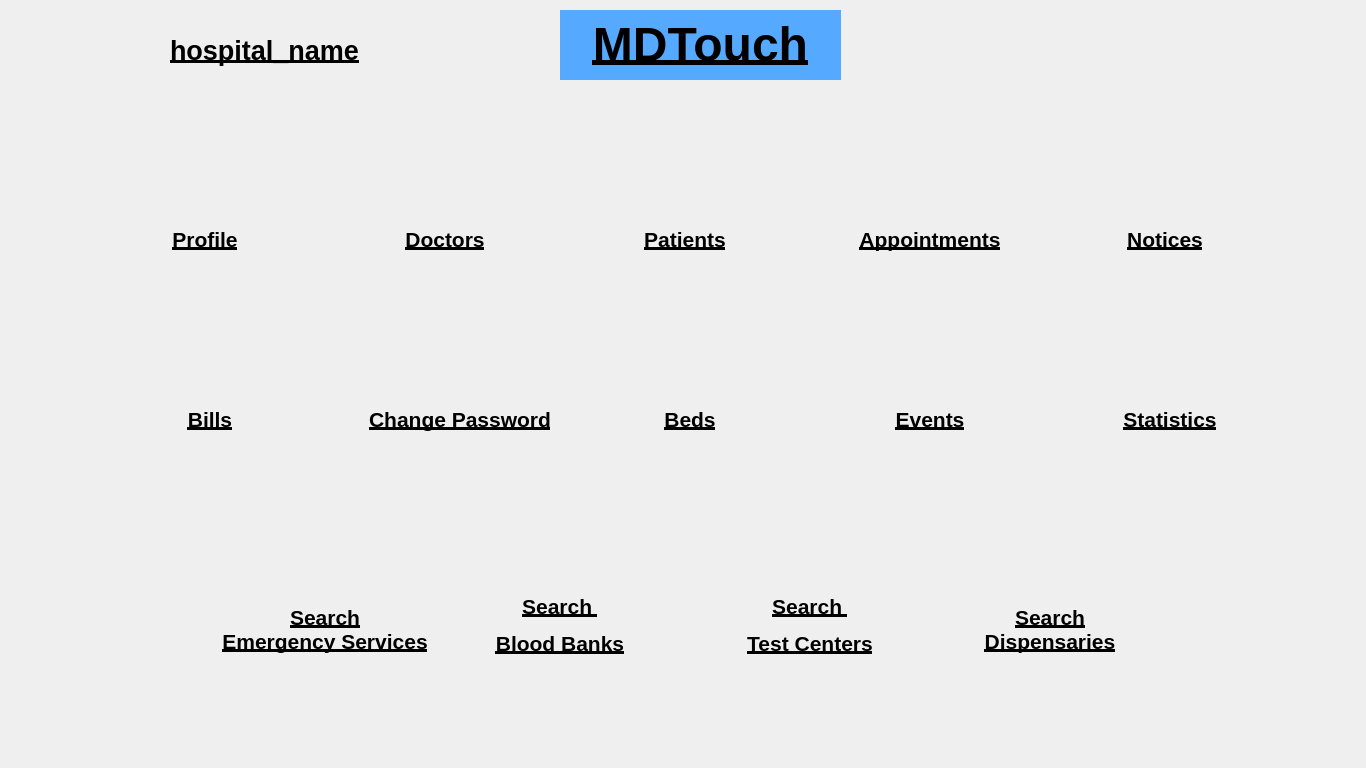
<?xml version="1.0" encoding="UTF-8"?>
<ui version="4.0">
 <class>hospitalHome</class>
 <widget class="QMainWindow" name="hospitalHome">
  <property name="geometry">
   <rect>
    <x>0</x>
    <y>0</y>
    <width>1366</width>
    <height>768</height>
   </rect>
  </property>
  <property name="windowTitle">
   <string>MainWindow</string>
  </property>
  <widget class="QWidget" name="centralwidget">
   <widget class="QLabel" name="searchBloodBanksLabel">
    <property name="geometry">
     <rect>
      <x>440</x>
      <y>590</y>
      <width>240</width>
      <height>71</height>
     </rect>
    </property>
    <property name="minimumSize">
     <size>
      <width>240</width>
      <height>40</height>
     </size>
    </property>
    <property name="maximumSize">
     <size>
      <width>240</width>
      <height>80</height>
     </size>
    </property>
    <property name="text">
     <string>&lt;html&gt;&lt;head/&gt;&lt;body&gt;&lt;p align=&quot;center&quot;&gt;&lt;span style=&quot; font-size:16pt; font-weight:600; text-decoration: underline;&quot;&gt;Search &lt;/span&gt;&lt;/p&gt;&lt;p align=&quot;center&quot;&gt;&lt;span style=&quot; font-size:16pt; font-weight:600; text-decoration: underline;&quot;&gt;Blood Banks&lt;/span&gt;&lt;/p&gt;&lt;/body&gt;&lt;/html&gt;</string>
    </property>
    <property name="alignment">
     <set>Qt::AlignCenter</set>
    </property>
   </widget>
   <widget class="QLabel" name="searchDispensariesLabel">
    <property name="geometry">
     <rect>
      <x>930</x>
      <y>590</y>
      <width>240</width>
      <height>80</height>
     </rect>
    </property>
    <property name="minimumSize">
     <size>
      <width>240</width>
      <height>80</height>
     </size>
    </property>
    <property name="maximumSize">
     <size>
      <width>240</width>
      <height>80</height>
     </size>
    </property>
    <property name="text">
     <string>&lt;html&gt;&lt;head/&gt;&lt;body&gt;&lt;p&gt;&lt;span style=&quot; font-size:16pt; font-weight:600; text-decoration: underline;&quot;&gt;Search&lt;br&gt;Dispensaries&lt;/span&gt;&lt;/p&gt;&lt;/body&gt;&lt;/html&gt;</string>
    </property>
    <property name="alignment">
     <set>Qt::AlignCenter</set>
    </property>
   </widget>
   <widget class="QPushButton" name="inbox">
    <property name="geometry">
     <rect>
      <x>1230</x>
      <y>10</y>
      <width>50</width>
      <height>50</height>
     </rect>
    </property>
    <property name="minimumSize">
     <size>
      <width>50</width>
      <height>50</height>
     </size>
    </property>
    <property name="maximumSize">
     <size>
      <width>50</width>
      <height>50</height>
     </size>
    </property>
    <property name="styleSheet">
     <string notr="true">border:none;</string>
    </property>
    <property name="text">
     <string/>
    </property>
    <property name="icon">
     <iconset>
      <normaloff>../../Images/inbox_1.png</normaloff>../../Images/inbox_1.png</iconset>
    </property>
    <property name="iconSize">
     <size>
      <width>50</width>
      <height>50</height>
     </size>
    </property>
   </widget>
   <widget class="QWidget" name="horizontalLayoutWidget_2">
    <property name="geometry">
     <rect>
      <x>20</x>
      <y>290</y>
      <width>1331</width>
      <height>111</height>
     </rect>
    </property>
    <layout class="QHBoxLayout" name="horizontalLayout_2">
     <item>
      <widget class="QPushButton" name="bills">
       <property name="minimumSize">
        <size>
         <width>100</width>
         <height>100</height>
        </size>
       </property>
       <property name="maximumSize">
        <size>
         <width>100</width>
         <height>100</height>
        </size>
       </property>
       <property name="styleSheet">
        <string notr="true">border:none;</string>
       </property>
       <property name="text">
        <string/>
       </property>
       <property name="icon">
        <iconset>
         <normaloff>../../Images/medical_bills.png</normaloff>../../Images/medical_bills.png</iconset>
       </property>
       <property name="iconSize">
        <size>
         <width>100</width>
         <height>100</height>
        </size>
       </property>
      </widget>
     </item>
     <item>
      <widget class="QPushButton" name="changePassword">
       <property name="minimumSize">
        <size>
         <width>100</width>
         <height>100</height>
        </size>
       </property>
       <property name="maximumSize">
        <size>
         <width>100</width>
         <height>100</height>
        </size>
       </property>
       <property name="styleSheet">
        <string notr="true">border:none;</string>
       </property>
       <property name="text">
        <string/>
       </property>
       <property name="icon">
        <iconset>
         <normaloff>../../Images/change_password.png</normaloff>../../Images/change_password.png</iconset>
       </property>
       <property name="iconSize">
        <size>
         <width>100</width>
         <height>100</height>
        </size>
       </property>
      </widget>
     </item>
     <item>
      <widget class="QPushButton" name="beds">
       <property name="minimumSize">
        <size>
         <width>100</width>
         <height>100</height>
        </size>
       </property>
       <property name="maximumSize">
        <size>
         <width>100</width>
         <height>100</height>
        </size>
       </property>
       <property name="styleSheet">
        <string notr="true">border:none;</string>
       </property>
       <property name="text">
        <string/>
       </property>
       <property name="icon">
        <iconset>
         <normaloff>../../Images/hospital_bed.png</normaloff>../../Images/hospital_bed.png</iconset>
       </property>
       <property name="iconSize">
        <size>
         <width>100</width>
         <height>100</height>
        </size>
       </property>
      </widget>
     </item>
     <item>
      <widget class="QPushButton" name="events">
       <property name="minimumSize">
        <size>
         <width>100</width>
         <height>100</height>
        </size>
       </property>
       <property name="maximumSize">
        <size>
         <width>100</width>
         <height>100</height>
        </size>
       </property>
       <property name="styleSheet">
        <string notr="true">border:none;</string>
       </property>
       <property name="text">
        <string/>
       </property>
       <property name="icon">
        <iconset>
         <normaloff>../../Images/event.jpg</normaloff>../../Images/event.jpg</iconset>
       </property>
       <property name="iconSize">
        <size>
         <width>100</width>
         <height>100</height>
        </size>
       </property>
      </widget>
     </item>
     <item>
      <widget class="QPushButton" name="statistics">
       <property name="minimumSize">
        <size>
         <width>100</width>
         <height>100</height>
        </size>
       </property>
       <property name="maximumSize">
        <size>
         <width>100</width>
         <height>100</height>
        </size>
       </property>
       <property name="styleSheet">
        <string notr="true">border:none;</string>
       </property>
       <property name="text">
        <string/>
       </property>
       <property name="icon">
        <iconset>
         <normaloff>../../Images/statistics.png</normaloff>../../Images/statistics.png</iconset>
       </property>
       <property name="iconSize">
        <size>
         <width>100</width>
         <height>100</height>
        </size>
       </property>
      </widget>
     </item>
    </layout>
   </widget>
   <widget class="QLabel" name="title">
    <property name="geometry">
     <rect>
      <x>560</x>
      <y>10</y>
      <width>281</width>
      <height>70</height>
     </rect>
    </property>
    <property name="sizePolicy">
     <sizepolicy hsizetype="Fixed" vsizetype="Fixed">
      <horstretch>0</horstretch>
      <verstretch>0</verstretch>
     </sizepolicy>
    </property>
    <property name="minimumSize">
     <size>
      <width>0</width>
      <height>50</height>
     </size>
    </property>
    <property name="maximumSize">
     <size>
      <width>400</width>
      <height>70</height>
     </size>
    </property>
    <property name="styleSheet">
     <string notr="true">background-color: rgb(85, 170, 255);</string>
    </property>
    <property name="text">
     <string>&lt;!DOCTYPE HTML PUBLIC &quot;-//W3C//DTD HTML 4.0//EN&quot; &quot;http://www.w3.org/TR/REC-html40/strict.dtd&quot;&gt;
&lt;html&gt;&lt;head&gt;&lt;meta name=&quot;qrichtext&quot; content=&quot;1&quot; /&gt;&lt;style type=&quot;text/css&quot;&gt;
p, li { white-space: pre-wrap; }
&lt;/style&gt;&lt;/head&gt;&lt;body style=&quot; font-family:'MS Shell Dlg 2'; font-size:8pt; font-weight:400; font-style:normal;&quot;&gt;
&lt;p align=&quot;center&quot; style=&quot; margin-top:12px; margin-bottom:12px; margin-left:0px; margin-right:0px; -qt-block-indent:0; text-indent:0px;&quot;&gt;&lt;span style=&quot; font-size:36pt; font-weight:600; text-decoration: underline;&quot;&gt;MDTouch&lt;/span&gt;&lt;/p&gt;&lt;/body&gt;&lt;/html&gt;</string>
    </property>
   </widget>
   <widget class="QLabel" name="appointmentsLabel">
    <property name="geometry">
     <rect>
      <x>840</x>
      <y>220</y>
      <width>180</width>
      <height>40</height>
     </rect>
    </property>
    <property name="minimumSize">
     <size>
      <width>180</width>
      <height>40</height>
     </size>
    </property>
    <property name="maximumSize">
     <size>
      <width>180</width>
      <height>40</height>
     </size>
    </property>
    <property name="text">
     <string>&lt;html&gt;&lt;head/&gt;&lt;body&gt;&lt;p&gt;&lt;span style=&quot; font-size:16pt; font-weight:600; text-decoration: underline;&quot;&gt;Appointments&lt;/span&gt;&lt;/p&gt;&lt;/body&gt;&lt;/html&gt;</string>
    </property>
    <property name="alignment">
     <set>Qt::AlignCenter</set>
    </property>
   </widget>
   <widget class="QWidget" name="horizontalLayoutWidget_3">
    <property name="geometry">
     <rect>
      <x>150</x>
      <y>480</y>
      <width>1071</width>
      <height>111</height>
     </rect>
    </property>
    <layout class="QHBoxLayout" name="horizontalLayout_3">
     <item>
      <widget class="QPushButton" name="searchEmergencyServices">
       <property name="minimumSize">
        <size>
         <width>100</width>
         <height>100</height>
        </size>
       </property>
       <property name="maximumSize">
        <size>
         <width>100</width>
         <height>100</height>
        </size>
       </property>
       <property name="styleSheet">
        <string notr="true">border:none;</string>
       </property>
       <property name="text">
        <string/>
       </property>
       <property name="icon">
        <iconset>
         <normaloff>../../Images/emergency.png</normaloff>../../Images/emergency.png</iconset>
       </property>
       <property name="iconSize">
        <size>
         <width>100</width>
         <height>100</height>
        </size>
       </property>
      </widget>
     </item>
     <item>
      <widget class="QPushButton" name="searchBloodBankCenters">
       <property name="minimumSize">
        <size>
         <width>100</width>
         <height>100</height>
        </size>
       </property>
       <property name="maximumSize">
        <size>
         <width>100</width>
         <height>100</height>
        </size>
       </property>
       <property name="styleSheet">
        <string notr="true">border:none;</string>
       </property>
       <property name="text">
        <string/>
       </property>
       <property name="icon">
        <iconset>
         <normaloff>../../Images/view_bloodBanks.png</normaloff>../../Images/view_bloodBanks.png</iconset>
       </property>
       <property name="iconSize">
        <size>
         <width>100</width>
         <height>100</height>
        </size>
       </property>
      </widget>
     </item>
     <item>
      <widget class="QPushButton" name="searchTestCenters">
       <property name="minimumSize">
        <size>
         <width>100</width>
         <height>100</height>
        </size>
       </property>
       <property name="maximumSize">
        <size>
         <width>100</width>
         <height>100</height>
        </size>
       </property>
       <property name="styleSheet">
        <string notr="true">border:none;</string>
       </property>
       <property name="text">
        <string/>
       </property>
       <property name="icon">
        <iconset>
         <normaloff>../../Images/search_testCenters.png</normaloff>../../Images/search_testCenters.png</iconset>
       </property>
       <property name="iconSize">
        <size>
         <width>100</width>
         <height>100</height>
        </size>
       </property>
      </widget>
     </item>
     <item>
      <widget class="QPushButton" name="searchDispensaries">
       <property name="minimumSize">
        <size>
         <width>100</width>
         <height>100</height>
        </size>
       </property>
       <property name="maximumSize">
        <size>
         <width>100</width>
         <height>100</height>
        </size>
       </property>
       <property name="styleSheet">
        <string notr="true">border:none;</string>
       </property>
       <property name="text">
        <string/>
       </property>
       <property name="icon">
        <iconset>
         <normaloff>../../Images/search_medicines.png</normaloff>../../Images/search_medicines.png</iconset>
       </property>
       <property name="iconSize">
        <size>
         <width>100</width>
         <height>100</height>
        </size>
       </property>
      </widget>
     </item>
    </layout>
   </widget>
   <widget class="QWidget" name="horizontalLayoutWidget">
    <property name="geometry">
     <rect>
      <x>20</x>
      <y>110</y>
      <width>1331</width>
      <height>109</height>
     </rect>
    </property>
    <layout class="QHBoxLayout" name="horizontalLayout">
     <item>
      <widget class="QPushButton" name="profile">
       <property name="minimumSize">
        <size>
         <width>100</width>
         <height>100</height>
        </size>
       </property>
       <property name="maximumSize">
        <size>
         <width>100</width>
         <height>100</height>
        </size>
       </property>
       <property name="styleSheet">
        <string notr="true">border:none;</string>
       </property>
       <property name="text">
        <string/>
       </property>
       <property name="icon">
        <iconset>
         <normaloff>../../Images/edit_profile.png</normaloff>../../Images/edit_profile.png</iconset>
       </property>
       <property name="iconSize">
        <size>
         <width>100</width>
         <height>100</height>
        </size>
       </property>
      </widget>
     </item>
     <item>
      <widget class="QPushButton" name="doctors">
       <property name="minimumSize">
        <size>
         <width>100</width>
         <height>100</height>
        </size>
       </property>
       <property name="maximumSize">
        <size>
         <width>100</width>
         <height>100</height>
        </size>
       </property>
       <property name="styleSheet">
        <string notr="true">border:none;</string>
       </property>
       <property name="text">
        <string/>
       </property>
       <property name="icon">
        <iconset>
         <normaloff>../../Images/doc.png</normaloff>../../Images/doc.png</iconset>
       </property>
       <property name="iconSize">
        <size>
         <width>100</width>
         <height>100</height>
        </size>
       </property>
      </widget>
     </item>
     <item>
      <widget class="QPushButton" name="patients">
       <property name="minimumSize">
        <size>
         <width>100</width>
         <height>100</height>
        </size>
       </property>
       <property name="maximumSize">
        <size>
         <width>100</width>
         <height>100</height>
        </size>
       </property>
       <property name="styleSheet">
        <string notr="true">border:none;</string>
       </property>
       <property name="text">
        <string/>
       </property>
       <property name="icon">
        <iconset>
         <normaloff>../../Images/patients.png</normaloff>../../Images/patients.png</iconset>
       </property>
       <property name="iconSize">
        <size>
         <width>100</width>
         <height>100</height>
        </size>
       </property>
      </widget>
     </item>
     <item>
      <widget class="QPushButton" name="appointments">
       <property name="minimumSize">
        <size>
         <width>100</width>
         <height>100</height>
        </size>
       </property>
       <property name="maximumSize">
        <size>
         <width>100</width>
         <height>100</height>
        </size>
       </property>
       <property name="styleSheet">
        <string notr="true">border:none;</string>
       </property>
       <property name="text">
        <string/>
       </property>
       <property name="icon">
        <iconset>
         <normaloff>../../Images/appointments.png</normaloff>../../Images/appointments.png</iconset>
       </property>
       <property name="iconSize">
        <size>
         <width>100</width>
         <height>100</height>
        </size>
       </property>
      </widget>
     </item>
     <item>
      <widget class="QPushButton" name="notices">
       <property name="minimumSize">
        <size>
         <width>100</width>
         <height>100</height>
        </size>
       </property>
       <property name="maximumSize">
        <size>
         <width>100</width>
         <height>100</height>
        </size>
       </property>
       <property name="styleSheet">
        <string notr="true">border:none;</string>
       </property>
       <property name="text">
        <string/>
       </property>
       <property name="icon">
        <iconset>
         <normaloff>../../Images/notices.png</normaloff>../../Images/notices.png</iconset>
       </property>
       <property name="iconSize">
        <size>
         <width>100</width>
         <height>100</height>
        </size>
       </property>
      </widget>
     </item>
    </layout>
   </widget>
   <widget class="QLabel" name="billsLabel">
    <property name="geometry">
     <rect>
      <x>90</x>
      <y>400</y>
      <width>240</width>
      <height>40</height>
     </rect>
    </property>
    <property name="minimumSize">
     <size>
      <width>240</width>
      <height>40</height>
     </size>
    </property>
    <property name="maximumSize">
     <size>
      <width>240</width>
      <height>40</height>
     </size>
    </property>
    <property name="text">
     <string>&lt;html&gt;&lt;head/&gt;&lt;body&gt;&lt;p&gt;&lt;span style=&quot; font-size:16pt; font-weight:600; text-decoration: underline;&quot;&gt;Bills&lt;/span&gt;&lt;/p&gt;&lt;/body&gt;&lt;/html&gt;</string>
    </property>
    <property name="alignment">
     <set>Qt::AlignCenter</set>
    </property>
   </widget>
   <widget class="QLabel" name="noticesLabel">
    <property name="geometry">
     <rect>
      <x>1090</x>
      <y>220</y>
      <width>150</width>
      <height>40</height>
     </rect>
    </property>
    <property name="minimumSize">
     <size>
      <width>150</width>
      <height>40</height>
     </size>
    </property>
    <property name="maximumSize">
     <size>
      <width>150</width>
      <height>40</height>
     </size>
    </property>
    <property name="text">
     <string>&lt;html&gt;&lt;head/&gt;&lt;body&gt;&lt;p&gt;&lt;span style=&quot; font-size:16pt; font-weight:600; text-decoration: underline;&quot;&gt;Notices&lt;/span&gt;&lt;/p&gt;&lt;/body&gt;&lt;/html&gt;</string>
    </property>
    <property name="alignment">
     <set>Qt::AlignCenter</set>
    </property>
   </widget>
   <widget class="QLabel" name="searchTestCentersLabel">
    <property name="geometry">
     <rect>
      <x>690</x>
      <y>590</y>
      <width>240</width>
      <height>71</height>
     </rect>
    </property>
    <property name="minimumSize">
     <size>
      <width>240</width>
      <height>40</height>
     </size>
    </property>
    <property name="maximumSize">
     <size>
      <width>240</width>
      <height>80</height>
     </size>
    </property>
    <property name="text">
     <string>&lt;html&gt;&lt;head/&gt;&lt;body&gt;&lt;p align=&quot;center&quot;&gt;&lt;span style=&quot; font-size:16pt; font-weight:600; text-decoration: underline;&quot;&gt;Search &lt;/span&gt;&lt;/p&gt;&lt;p align=&quot;center&quot;&gt;&lt;span style=&quot; font-size:16pt; font-weight:600; text-decoration: underline;&quot;&gt;Test Centers&lt;/span&gt;&lt;/p&gt;&lt;/body&gt;&lt;/html&gt;</string>
    </property>
    <property name="alignment">
     <set>Qt::AlignCenter</set>
    </property>
   </widget>
   <widget class="QPushButton" name="logout">
    <property name="geometry">
     <rect>
      <x>1300</x>
      <y>10</y>
      <width>50</width>
      <height>50</height>
     </rect>
    </property>
    <property name="minimumSize">
     <size>
      <width>50</width>
      <height>50</height>
     </size>
    </property>
    <property name="maximumSize">
     <size>
      <width>50</width>
      <height>50</height>
     </size>
    </property>
    <property name="styleSheet">
     <string notr="true">border:none;</string>
    </property>
    <property name="text">
     <string/>
    </property>
    <property name="icon">
     <iconset>
      <normaloff>../../Images/LogoutIcon.png</normaloff>../../Images/LogoutIcon.png</iconset>
    </property>
    <property name="iconSize">
     <size>
      <width>50</width>
      <height>50</height>
     </size>
    </property>
   </widget>
   <widget class="QLabel" name="patientsLabel">
    <property name="geometry">
     <rect>
      <x>610</x>
      <y>220</y>
      <width>150</width>
      <height>40</height>
     </rect>
    </property>
    <property name="minimumSize">
     <size>
      <width>150</width>
      <height>40</height>
     </size>
    </property>
    <property name="maximumSize">
     <size>
      <width>150</width>
      <height>40</height>
     </size>
    </property>
    <property name="text">
     <string>&lt;html&gt;&lt;head/&gt;&lt;body&gt;&lt;p&gt;&lt;span style=&quot; font-size:16pt; font-weight:600; text-decoration: underline;&quot;&gt;Patients&lt;/span&gt;&lt;/p&gt;&lt;/body&gt;&lt;/html&gt;</string>
    </property>
    <property name="alignment">
     <set>Qt::AlignCenter</set>
    </property>
   </widget>
   <widget class="QLabel" name="profileLabel">
    <property name="geometry">
     <rect>
      <x>130</x>
      <y>220</y>
      <width>150</width>
      <height>40</height>
     </rect>
    </property>
    <property name="minimumSize">
     <size>
      <width>150</width>
      <height>40</height>
     </size>
    </property>
    <property name="maximumSize">
     <size>
      <width>150</width>
      <height>40</height>
     </size>
    </property>
    <property name="text">
     <string>&lt;html&gt;&lt;head/&gt;&lt;body&gt;&lt;p&gt;&lt;span style=&quot; font-size:16pt; font-weight:600; text-decoration: underline;&quot;&gt;Profile&lt;/span&gt;&lt;/p&gt;&lt;/body&gt;&lt;/html&gt;</string>
    </property>
    <property name="alignment">
     <set>Qt::AlignCenter</set>
    </property>
   </widget>
   <widget class="QLabel" name="consultsLabel">
    <property name="geometry">
     <rect>
      <x>370</x>
      <y>220</y>
      <width>150</width>
      <height>40</height>
     </rect>
    </property>
    <property name="minimumSize">
     <size>
      <width>150</width>
      <height>40</height>
     </size>
    </property>
    <property name="maximumSize">
     <size>
      <width>150</width>
      <height>40</height>
     </size>
    </property>
    <property name="text">
     <string>&lt;html&gt;&lt;head/&gt;&lt;body&gt;&lt;p&gt;&lt;span style=&quot; font-size:16pt; font-weight:600; text-decoration: underline;&quot;&gt;Doctors&lt;/span&gt;&lt;/p&gt;&lt;/body&gt;&lt;/html&gt;</string>
    </property>
    <property name="alignment">
     <set>Qt::AlignCenter</set>
    </property>
   </widget>
   <widget class="QLabel" name="searchHospitalsLabel">
    <property name="geometry">
     <rect>
      <x>200</x>
      <y>590</y>
      <width>250</width>
      <height>80</height>
     </rect>
    </property>
    <property name="minimumSize">
     <size>
      <width>250</width>
      <height>80</height>
     </size>
    </property>
    <property name="maximumSize">
     <size>
      <width>250</width>
      <height>80</height>
     </size>
    </property>
    <property name="text">
     <string>&lt;html&gt;&lt;head/&gt;&lt;body&gt;&lt;p&gt;&lt;span style=&quot; font-size:16pt; font-weight:600; text-decoration: underline;&quot;&gt;Search&lt;br&gt;Emergency Services&lt;/span&gt;&lt;/p&gt;&lt;/body&gt;&lt;/html&gt;</string>
    </property>
    <property name="alignment">
     <set>Qt::AlignCenter</set>
    </property>
   </widget>
   <widget class="QLabel" name="changePasswordLabel">
    <property name="geometry">
     <rect>
      <x>340</x>
      <y>400</y>
      <width>240</width>
      <height>40</height>
     </rect>
    </property>
    <property name="minimumSize">
     <size>
      <width>240</width>
      <height>40</height>
     </size>
    </property>
    <property name="maximumSize">
     <size>
      <width>240</width>
      <height>40</height>
     </size>
    </property>
    <property name="text">
     <string>&lt;html&gt;&lt;head/&gt;&lt;body&gt;&lt;p&gt;&lt;span style=&quot; font-size:16pt; font-weight:600; text-decoration: underline;&quot;&gt;Change Password&lt;/span&gt;&lt;/p&gt;&lt;/body&gt;&lt;/html&gt;</string>
    </property>
    <property name="alignment">
     <set>Qt::AlignCenter</set>
    </property>
   </widget>
   <widget class="QLabel" name="hospitalName">
    <property name="geometry">
     <rect>
      <x>170</x>
      <y>20</y>
      <width>400</width>
      <height>61</height>
     </rect>
    </property>
    <property name="sizePolicy">
     <sizepolicy hsizetype="Fixed" vsizetype="Fixed">
      <horstretch>0</horstretch>
      <verstretch>0</verstretch>
     </sizepolicy>
    </property>
    <property name="minimumSize">
     <size>
      <width>100</width>
      <height>30</height>
     </size>
    </property>
    <property name="maximumSize">
     <size>
      <width>400</width>
      <height>100</height>
     </size>
    </property>
    <property name="styleSheet">
     <string notr="true">font-size:20pt;
font-weight:bold;
text-decoration: underline</string>
    </property>
    <property name="text">
     <string>hospital_name</string>
    </property>
   </widget>
   <widget class="QLabel" name="bedsLabel">
    <property name="geometry">
     <rect>
      <x>570</x>
      <y>400</y>
      <width>240</width>
      <height>40</height>
     </rect>
    </property>
    <property name="minimumSize">
     <size>
      <width>240</width>
      <height>40</height>
     </size>
    </property>
    <property name="maximumSize">
     <size>
      <width>240</width>
      <height>40</height>
     </size>
    </property>
    <property name="text">
     <string>&lt;html&gt;&lt;head/&gt;&lt;body&gt;&lt;p&gt;&lt;span style=&quot; font-size:16pt; font-weight:600; text-decoration: underline;&quot;&gt;Beds&lt;/span&gt;&lt;/p&gt;&lt;/body&gt;&lt;/html&gt;</string>
    </property>
    <property name="alignment">
     <set>Qt::AlignCenter</set>
    </property>
   </widget>
   <widget class="QLabel" name="eventsLabel">
    <property name="geometry">
     <rect>
      <x>810</x>
      <y>400</y>
      <width>240</width>
      <height>40</height>
     </rect>
    </property>
    <property name="minimumSize">
     <size>
      <width>240</width>
      <height>40</height>
     </size>
    </property>
    <property name="maximumSize">
     <size>
      <width>240</width>
      <height>40</height>
     </size>
    </property>
    <property name="text">
     <string>&lt;html&gt;&lt;head/&gt;&lt;body&gt;&lt;p&gt;&lt;span style=&quot; font-size:16pt; font-weight:600; text-decoration: underline;&quot;&gt;Events&lt;/span&gt;&lt;/p&gt;&lt;/body&gt;&lt;/html&gt;</string>
    </property>
    <property name="alignment">
     <set>Qt::AlignCenter</set>
    </property>
   </widget>
   <widget class="QLabel" name="statisticsLabel">
    <property name="geometry">
     <rect>
      <x>1050</x>
      <y>400</y>
      <width>240</width>
      <height>40</height>
     </rect>
    </property>
    <property name="minimumSize">
     <size>
      <width>240</width>
      <height>40</height>
     </size>
    </property>
    <property name="maximumSize">
     <size>
      <width>240</width>
      <height>40</height>
     </size>
    </property>
    <property name="text">
     <string>&lt;html&gt;&lt;head/&gt;&lt;body&gt;&lt;p&gt;&lt;span style=&quot; font-size:16pt; font-weight:600; text-decoration: underline;&quot;&gt;Statistics&lt;/span&gt;&lt;/p&gt;&lt;/body&gt;&lt;/html&gt;</string>
    </property>
    <property name="alignment">
     <set>Qt::AlignCenter</set>
    </property>
   </widget>
  </widget>
 </widget>
 <resources/>
 <connections/>
</ui>
